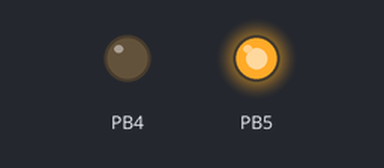
Bench run of a program on a simulated ATmega328P, built with avr-gcc and emulated at 16 MHz. Parts: output pins drawn as LEDs (lit = HIGH).

Above: at 0.5 s.
At 3.5 s:
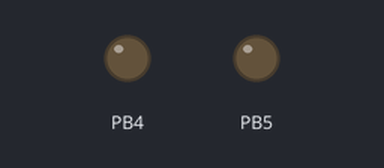
At 6.5 s:
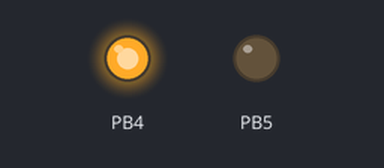
Timing chart, 0 to 9.1 s (numbered marks = the images above):
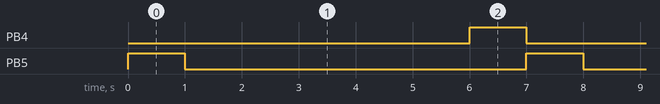

The program:

main.c
```c
/*
 * DC_Motor_homework_FUnction.c
 *
 * Created: 15-09-2025 19:26:15
 * Author : NIVYA
 */
#define F_CPU 16000000UL
#include <avr/io.h>
#include <util/delay.h>

void CW() {
	PORTB|= (1 << PORTB5);
	PORTB&= ~(1 << PORTB4);
}
void STOP() {
	PORTB &= ~(1 << PORTB5);
	PORTB &= ~(1 << PORTB4);
}
void ACW( ) {
	PORTB |= (1 << PORTB4);
	PORTB &= ~(1 << PORTB5);
}


int main(void)
{

	 DDRB |= (1 << DDB5);
	 DDRB |= (1 << DDB4);


    /* Replace with your application code */
    while (1)
    {
		CW();           // Clockwise
		_delay_ms(1000);

		STOP();         // Stop
		_delay_ms(5000);

		ACW();          // Anti-clockwise
		_delay_ms(1000);

    }
}
```

Measured:
- by itself, PB4, PB5: alternates HIGH for 1.0 s and LOW for 6.0 s
- by itself, everything shown: repeats every 7.0 s, in 3 steps
